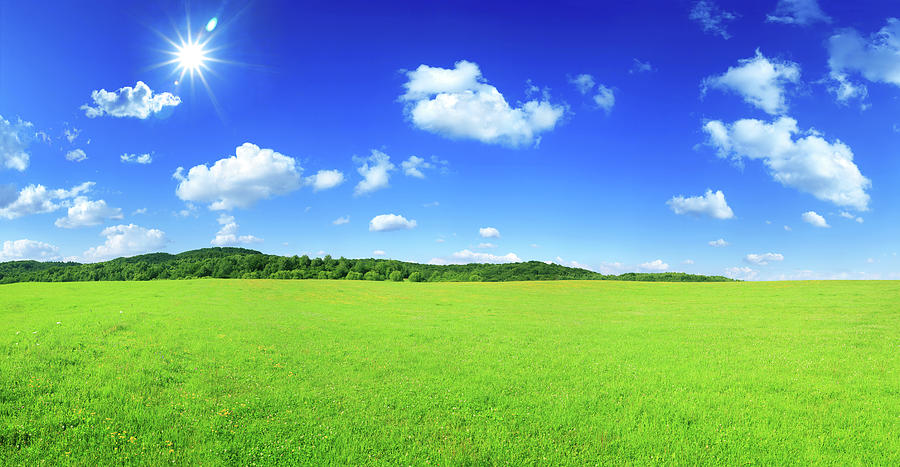
#> input picture Dataset/Lab_1/reference.jpg, 900 x 467 px
$ python image_enhancement.py
#> lines starting #> are read from the running program, lines starting #| are printed output that depends on the picture
import os
import math
from PIL import Image


# ============================================================
# DVP LAB 1
# IMAGE ENHANCEMENT - TRANSFORMATION FUNCTIONS
#
# 1. Negative       S = L - 1 - r
# 2. Gamma          S = c(r^gamma)
# 3. Log            S = c log(1 + r)
#
# Two implementations:
# 1. Manual - direct pixel-by-pixel processing
# 2. Tool/Helper - reusable Image class and map_pixels()
# ============================================================


# ============================================================
# 1. PATHS
# ============================================================

BASE_DIR = os.path.dirname(
    os.path.dirname(
        os.path.abspath(__file__)
    )
)

# CHANGE THIS TO YOUR ACTUAL JPG FILE NAME
INPUT_PATH = os.path.join(
    BASE_DIR,
    "..",
    "Dataset",
    "Lab_1",
    "reference.jpg"
)

OUTPUT_DIR = os.path.join(
    BASE_DIR,
    "Image Output"
)

os.makedirs(OUTPUT_DIR, exist_ok=True)


# ============================================================
# 2. LOAD COLOR IMAGE
# ============================================================

img = Image.open(INPUT_PATH)
#> img is the input picture: PIL image 900x467 RGB; mean R, G, B 112.1, 164.7, 157.5

print("=" * 55)
print("DVP LAB 1 - IMAGE ENHANCEMENT")
print("=" * 55)

print("\nInput image:", INPUT_PATH)
print("Original mode:", img.mode)
#| Original mode: RGB
print("Original size:", img.size)
#| Original size: (900, 467)


# ============================================================
# 3. CONVERT COLOR IMAGE TO GRAYSCALE
# ============================================================

img = img.convert("L")
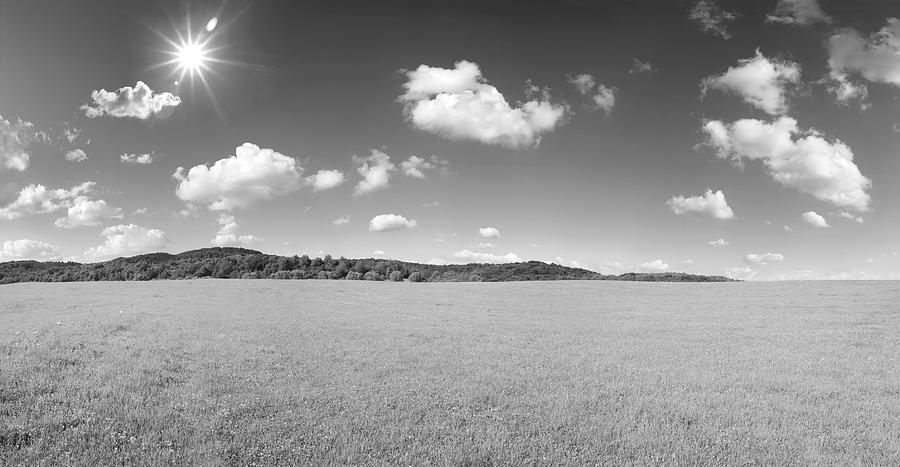
#> img: PIL image 900x467 L; min 2, max 255, mean 148.1

width, height = img.size
#> width = 900; height = 467

print("Converted to grayscale.")
print("Image size:", width, "x", height)
#| Image size: 900 x 467


# Convert image into list of intensity values
pixels = list(img.getdata())
#> pixels = 420300 items


# ============================================================
# 4. HELPER FUNCTION
# ============================================================

def clamp(value):
    """Keep intensity value between 0 and 255."""

    if value < 0:
        return 0

    if value > 255:
        return 255

    return int(value)


# ============================================================
# 5. MANUAL IMPLEMENTATION
# ============================================================


# ------------------------------------------------------------
# NEGATIVE TRANSFORMATION
#
# Formula:
# S = L - 1 - r
#
# For 8-bit image:
# S = 255 - r
# ------------------------------------------------------------

def negative_manual(pixels):

    result = []

    L = 256

    for r in pixels:

        s = L - 1 - r

        result.append(
            clamp(s)
        )

    return result


# ------------------------------------------------------------
# GAMMA TRANSFORMATION
#
# Formula:
# S = c(r^gamma)
#
# r is normalized to [0,1]
#
# gamma = 0.5
# ------------------------------------------------------------

def gamma_manual(pixels, gamma, c=1.0):

    result = []

    for r in pixels:

        normalized_r = r / 255.0

        s = c * (
            normalized_r ** gamma
        )

        s = s * 255

        result.append(
            clamp(s)
        )

    return result


# ------------------------------------------------------------
# LOG TRANSFORMATION
#
# Formula:
# S = c log(1 + r)
#
# For an 8-bit image:
# c = 255 / log(256)
# ------------------------------------------------------------

def log_manual(pixels):

    result = []

    c = 255 / math.log(256)

    for r in pixels:

        s = c * math.log(1 + r)

        result.append(
            clamp(s)
        )

    return result


# ============================================================
# 6. REUSABLE IMAGE HELPER
# ============================================================

class ImageHelper:

    def __init__(self, width, height, pixels):

        self.width = width
        self.height = height
        self.pixels = pixels

    def map_pixels(self, function):

        result = []

        for pixel in self.pixels:

            result.append(
                function(pixel)
            )

        return ImageHelper(
            self.width,
            self.height,
            result
        )

    def save(self, filename):

        output = Image.new(
            "L",
            (self.width, self.height)
        )

        output.putdata(self.pixels)

        output.save(
            filename,
            quality=95
        )


# ============================================================
# 7. TOOL / HELPER IMPLEMENTATIONS
# ============================================================


def negative_tool(image):

    def transform(r):

        return 255 - r

    return image.map_pixels(transform)


def gamma_tool(image, gamma, c=1.0):

    def transform(r):

        normalized_r = r / 255.0

        s = c * (
            normalized_r ** gamma
        )

        return clamp(
            s * 255
        )

    return image.map_pixels(transform)


def log_tool(image):

    c = 255 / math.log(256)

    def transform(r):

        s = c * math.log(1 + r)

        return clamp(s)

    return image.map_pixels(transform)


# ============================================================
# 8. CREATE IMAGE HELPER OBJECT
# ============================================================

image_helper = ImageHelper(
    width,
    height,
    pixels
)


# ============================================================
# 9. SAVE ORIGINAL
# ============================================================

original_output = os.path.join(
    OUTPUT_DIR,
    "original_grayscale.jpg"
)

img.save(
    original_output,
    quality=95
)


# ============================================================
# 10. MANUAL TRANSFORMATIONS
# ============================================================

print("\nRunning manual transformations...")

negative_manual_result = negative_manual(
    pixels
)
#> the loop in negative_manual, `for r in pixels: ` made 420300 passes
#> (r, s) on passes 1 to 3: (100, 155), (101, 154), (101, 154)
#> negative_manual_result = 420300 items

gamma_manual_result = gamma_manual(
    pixels,
    gamma=0.5
)
#> the loop in gamma_manual, `for r in pixels: ` made 420300 passes
#> (r, normalized_r, s) on passes 1 to 3: (100, 0.392, 159.7), (101, 0.396, 160.5), (101, 0.396, 160.5)
#> gamma_manual_result = 420300 items

log_manual_result = log_manual(
    pixels
)
#> the loop in log_manual, `for r in pixels: ` made 420300 passes
#> (r, s) on passes 1 to 3: (100, 212.2), (101, 212.7), (101, 212.7)
#> log_manual_result = 420300 items


# Save manual results

Image.new(
    "L",
    (width, height)
).save if False else None


def save_pixels(pixels, filename):

    output = Image.new(
        "L",
        (width, height)
    )

    output.putdata(pixels)

    output.save(
        os.path.join(
            OUTPUT_DIR,
            filename
        ),
        quality=95
    )


save_pixels(
    negative_manual_result,
    "negative_manual.jpg"
)
#> in save_pixels, `output = Image.new( "L", (width, height) )`: output: PIL image 900x467 L; every value is 0
#> in save_pixels, `output.putdata(pixels)`:
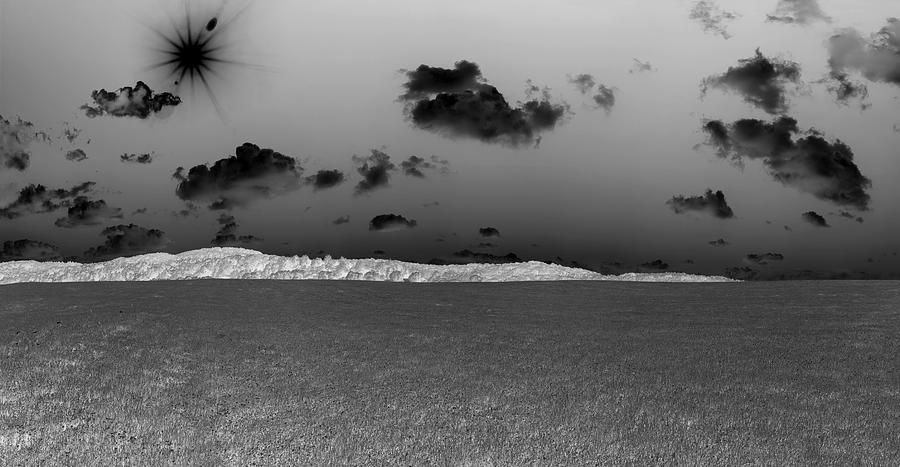
#> output: PIL image 900x467 L; min 0, max 253, mean 106.9

save_pixels(
    gamma_manual_result,
    "gamma_manual.jpg"
)
#> call 2 of save_pixels, with filename = 'gamma_manual.jpg'
#> in save_pixels (call 2), `output.putdata(pixels)`:
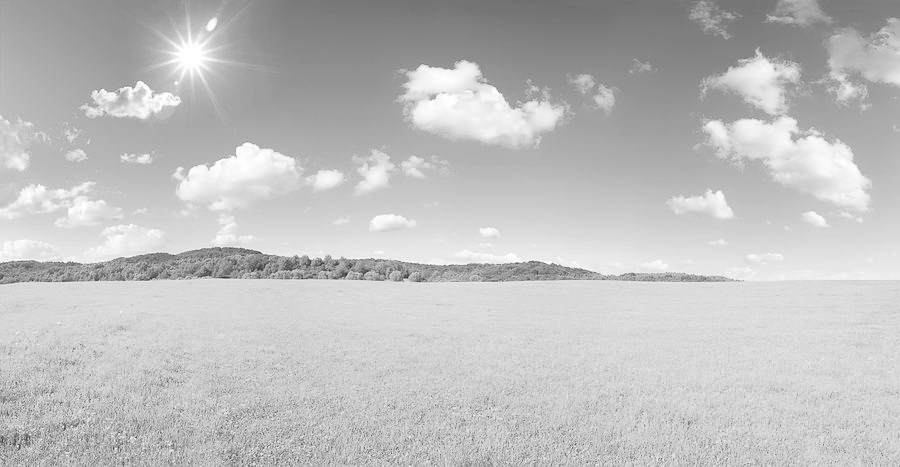
#> output: PIL image 900x467 L; min 22, max 255, mean 191.1

save_pixels(
    log_manual_result,
    "log_manual.jpg"
)
#> call 3 of save_pixels, with filename = 'log_manual.jpg'
#> in save_pixels (call 3), `output.putdata(pixels)`:
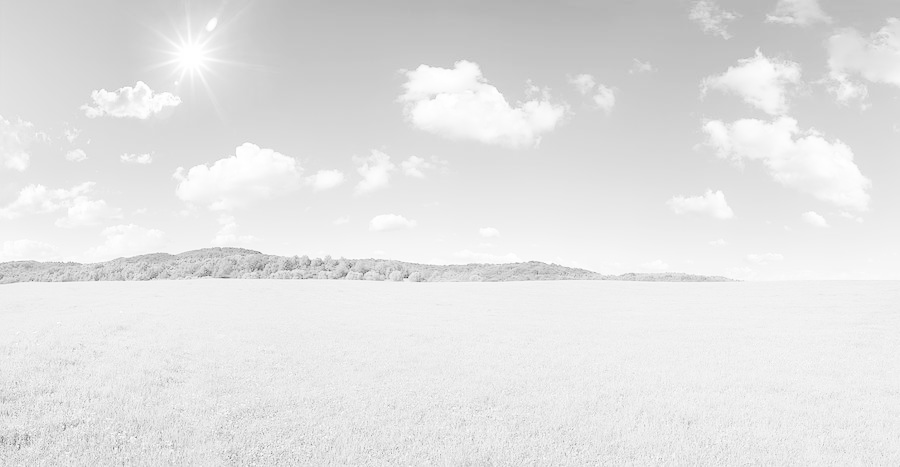
#> output: PIL image 900x467 L; min 50, max 255, mean 227


# ============================================================
# 11. TOOL / HELPER TRANSFORMATIONS
# ============================================================

print("Running tool/helper transformations...")

negative_tool_result = negative_tool(
    image_helper
)
#> the loop in map_pixels, `for pixel in self.pixels: ` made 420300 passes
#> pixel on passes 1 to 3: 100, 101, 101

gamma_tool_result = gamma_tool(
    image_helper,
    gamma=0.5
)
#> the loop in map_pixels (call 2), `for pixel in self.pixels: ` made 420300 passes
#> pixel on passes 1 to 3: 100, 101, 101

log_tool_result = log_tool(
    image_helper
)


# Save tool results

negative_tool_result.save(
    os.path.join(
        OUTPUT_DIR,
        "negative_tool.jpg"
    )
)

gamma_tool_result.save(
    os.path.join(
        OUTPUT_DIR,
        "gamma_tool.jpg"
    )
)

log_tool_result.save(
    os.path.join(
        OUTPUT_DIR,
        "log_tool.jpg"
    )
)


# ============================================================
# 12. CHECK OUTPUTS
# ============================================================

print("\n" + "=" * 55)
print("OUTPUT FILES")
print("=" * 55)

output_files = [
    "original_grayscale.jpg",
    "negative_manual.jpg",
    "gamma_manual.jpg",
    "log_manual.jpg",
    "negative_tool.jpg",
    "gamma_tool.jpg",
    "log_tool.jpg"
]

for filename in output_files:

    path = os.path.join(
        OUTPUT_DIR,
        filename
    )

    if os.path.exists(path):

        size = os.path.getsize(path)

        print(
            "✓",
            filename,
            f"({size / 1024:.2f} KB)"
        )

    else:

        print(
            "✗",
            filename,
            "NOT FOUND"
        )


# ============================================================
# 13. FINAL MESSAGE
# ============================================================

print("\n" + "=" * 55)
print("LAB 1 COMPLETED SUCCESSFULLY")
print("=" * 55)

print("\nTransformations:")
print("✓ Negative")
print("✓ Gamma correction (gamma = 0.5)")
print("✓ Log transformation")

print("\nImplementations:")
print("✓ Manual pixel-by-pixel implementation")
print("✓ Reusable Image/map_pixels implementation")

print("\nAll results saved in:")
print(OUTPUT_DIR)
